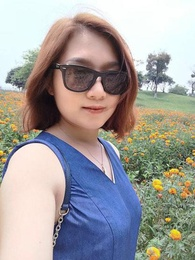
%> input picture dataset1/1803191139-00001033.jpg, 195 x 260 px, shrunk from 600 x 800 before the run
$ octave hair_region_grow.m   (GNU Octave 9; MATLAB toolbox functions it lacks are replaced by stand-ins)
%> lines starting %> are read from the running program, lines starting %| are printed output that depends on the picture; in (x1, y1, x2, y2) boxes, pixels count from 0 and x2, y2 are one past the last pixel; in counts of white or black regions, pixels touching at a corner belong together; the program's own positions count from 1
clc; close all; clear;

% List of image filenames
imgs = ["1803191139-00001033.jpg", "1803242348-00000303.jpg", ...
        "1803290249-00000142.jpg", "1803290100-00000210.jpg", ...
        "1803290249-00000352.jpg"];

% Parameters
hueThreshold = 0.1;
saturationThreshold = 0.3;
valueThreshold = 0.3;

% Define the hair segmentation function
function hairMask = segmentHairRegion(image, seedPoint, hueThreshold, saturationThreshold, valueThreshold)
    % Convert image to HSV color space
    hsvImage = rgb2hsv(image);
    H = hsvImage(:, :, 1);
    S = hsvImage(:, :, 2);
    V = hsvImage(:, :, 3);

    % Initialize mask and queue for region growing
    [rows, cols] = size(H);
    hairMask = false(rows, cols);
    queue = seedPoint;

    % Get seed point color information
    seedHue = H(seedPoint(2), seedPoint(1));
    seedSaturation = S(seedPoint(2), seedPoint(1));
    seedValue = V(seedPoint(2), seedPoint(1));

    % Perform region growing
    while ~isempty(queue)
        % Dequeue a point
        point = queue(1, :);
        queue(1, :) = [];

        x = point(1);
        y = point(2);

        % Check if point is within bounds and not already part of the mask
        if x > 0 && y > 0 && x <= cols && y <= rows && ~hairMask(y, x)
            currentHue = H(y, x);
            currentSaturation = S(y, x);
            currentValue = V(y, x);

            % Handle circular hue distance
            hueDistance = min(abs(currentHue - seedHue), 1 - abs(currentHue - seedHue));

            % Check if color differences are within thresholds
            if hueDistance <= hueThreshold && ...
               abs(currentSaturation - seedSaturation) <= saturationThreshold && ...
               abs(currentValue - seedValue) <= valueThreshold

                hairMask(y, x) = true;

                % Enqueue neighboring pixels
                queue = [queue; x+1, y; x-1, y; x, y+1; x, y-1];
            end
        end
    end
end

% Prepare figure for subplots
numImages = length(imgs);
figure;

for i = 1:numImages
    % Read the current image
    img = imread(imgs(i));
%> img is the input picture: size 260x195x3 uint8; mean R, G, B 162.3, 158.5, 157.2

    % Detect face to determine the seed point
    faceDetector = vision.CascadeObjectDetector;
    bbox = step(faceDetector, img);
%> bbox = [45 38 105 105]

    % Calculate the dynamic seed point based on the face bounding box
    x_center = bbox(1) + bbox(3) / 2; % Horizontal center of the face
%> x_center = 97.5
    y_top = bbox(2) - bbox(4) * 0.2; % A fraction above the top of the bounding box
%> y_top = 17

    % Ensure the seed point is within image bounds
    seedPoint = [max(1, round(x_center)), max(1, round(y_top))];
%> seedPoint = [98 17]

    % Perform hair segmentation
    hairMask = segmentHairRegion(img, seedPoint, hueThreshold, saturationThreshold, valueThreshold);
%> in segmentHairRegion, `hsvImage = rgb2hsv(image);`: hsvImage: size 260x195x3 double; mean H, S, V 0.323, 0.261, 0.712
%> in segmentHairRegion, `H = hsvImage(:, :, 1);`:
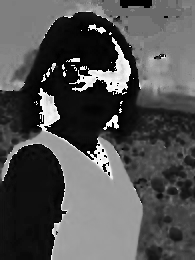
%> H: size 260x195 double; min 0, max 0.996, mean 0.323
%> in segmentHairRegion, `S = hsvImage(:, :, 2);`:
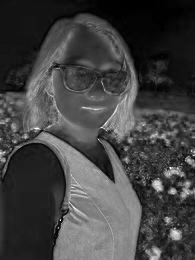
%> S: size 260x195 double; min 0, max 1, mean 0.261
%> in segmentHairRegion, `V = hsvImage(:, :, 3);`:
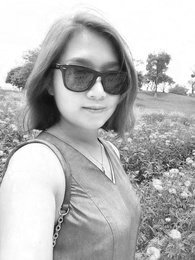
%> V: size 260x195 double; min 0.0353, max 1, mean 0.712
%> in segmentHairRegion, `seedHue = H(seedPoint(2), seedPoint(1));`: seedHue = 0.0652
%> in segmentHairRegion, `seedSaturation = S(seedPoint(2), seedPoint(1));`: seedSaturation = 0.0987
%> in segmentHairRegion, `seedValue = V(seedPoint(2), seedPoint(1));`: seedValue = 0.914
%> the loop in segmentHairRegion, `while ~isempty(queue)` made 10457 passes
%> (x, y, currentHue, currentSaturation, currentValue, hueDistance, queue) on pass 1: (98, 17, 0.0652, 0.0987, 0.914, 0, [99 17; 97 17; 98 18; 98 16])
%> (x, y, currentHue, currentSaturation, currentValue, hueDistance) on passes 2, 3, 4, 5, 6, 8: (99, 17, 0.0526, 0.076, 0.98, 0.0126), (97, 17, 0.0729, 0.14, 0.894, 0.0077), (98, 18, 0.0684, 0.177, 0.863, 0.00316), (98, 16, 0.958, 0.0159, 0.988, 0.107), (100, 17, 0.0278, 0.0482, 0.976, 0.0374), (99, 18, 0.0707, 0.141, 0.918, 0.00549)
%> after the loop in segmentHairRegion, `while ~isempty(queue)`:
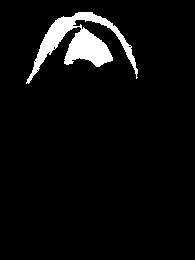
%> hairMask: size 260x195 logical; 5.2% white; 1 white region, box (x1, y1, x2, y2) and area: (26, 12, 138, 84) 2614
%> after the loop in segmentHairRegion, `while ~isempty(queue)`: currentHue = 0.0833; currentSaturation = 0.208; currentValue = 0.604; hueDistance = 0.0181

    % Display the original image and segmented mask
    subplot(2, numImages, i);
    imshow(img);
    hold on;
    plot(seedPoint(1), seedPoint(2), 'r*', 'MarkerSize', 10); % Mark the seed point
    hold off;
    title(sprintf('Original %d', i));

    subplot(2, numImages, numImages + i);
    imshow(hairMask);
    title(sprintf('Hair Mask %d', i));
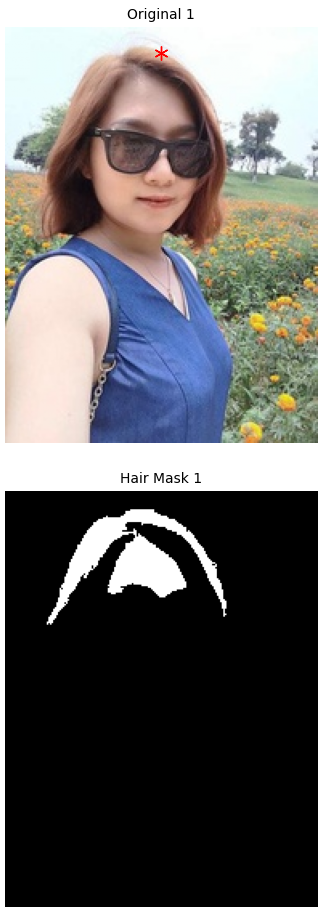
%> figure redrawn from the program's plot data, 2 panels
end
%> pass 2 of the loop `for i = 1:numImages`:
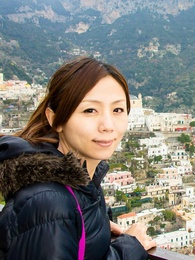
%> input picture dataset1/1803242348-00000303.jpg, 195 x 260 px, shrunk from 600 x 800 before the run
%> img is the input picture: size 260x195x3 uint8; mean R, G, B 120.9, 121.4, 117.7
%> bbox = [72 85 69 69]
%> x_center = 106.5
%> y_top = 71.2
%> seedPoint = [107 71]
%> hsvImage: size 260x195x3 double; mean H, S, V 0.352, 0.322, 0.538
%> seedHue = 0.0256
%> seedSaturation = 0.141
%> seedValue = 0.361
%> the loop in segmentHairRegion (call 2), `while ~isempty(queue)` made 2277 passes
%> (x, y, currentHue, currentSaturation, currentValue, hueDistance, queue) on pass 1: (107, 71, 0.0256, 0.141, 0.361, 0, [108 71; 106 71; 107 72; 107 70])
%> after the loop in segmentHairRegion (call 2), `while ~isempty(queue)`:
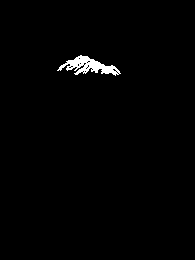
%> hairMask: size 260x195 logical; 1.1% white; 1 white region, box (x1, y1, x2, y2) and area: (57, 55, 121, 76) 569
%> after the loop in segmentHairRegion (call 2), `while ~isempty(queue)`: currentHue = 0.278; currentSaturation = 0.0297; currentValue = 0.396; hueDistance = 0.252
%> `title(sprintf('Hair Mask %d', i));`:
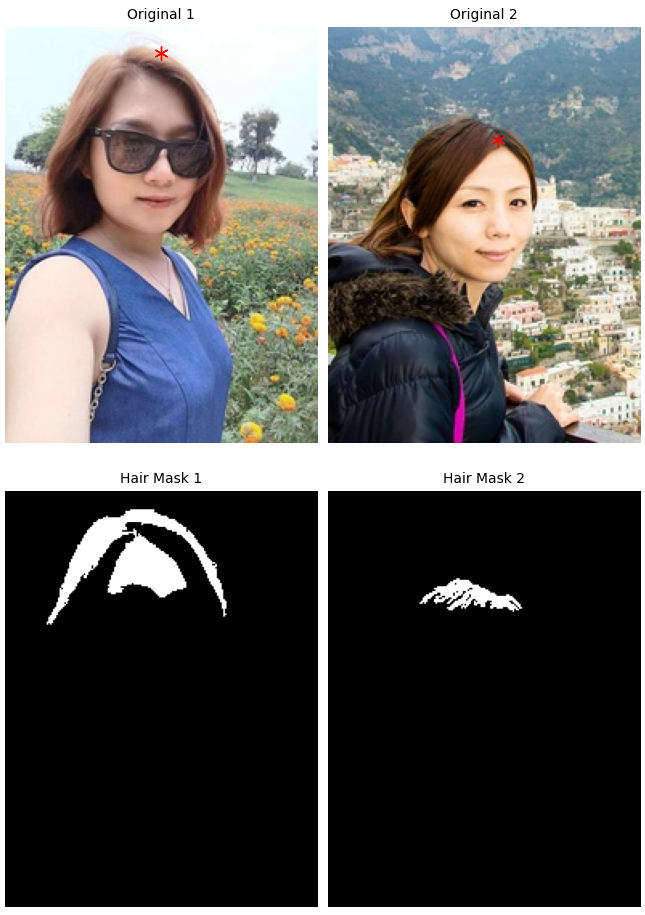
%> figure redrawn from the program's plot data, 4 panels
%> pass 3 of the loop `for i = 1:numImages`:
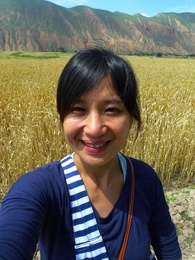
%> input picture dataset1/1803290249-00000142.jpg, 195 x 260 px, shrunk from 600 x 800 before the run
%> img is the input picture: size 260x195x3 uint8; mean R, G, B 107, 104.3, 88.5
%> bbox = [54 80 83 83]
%> x_center = 95.5
%> y_top = 63.4
%> seedPoint = [96 63]
%> hsvImage: size 260x195x3 double; mean H, S, V 0.335, 0.46, 0.489
%> seedHue = 0.533
%> seedSaturation = 0.185
%> seedValue = 0.106
%> the loop in segmentHairRegion (call 3), `while ~isempty(queue)` made 4937 passes
%> (x, y, currentHue, currentSaturation, currentValue, hueDistance, queue) on pass 1: (96, 63, 0.533, 0.185, 0.106, 0, [97 63; 95 63; 96 64; 96 62])
%> after the loop in segmentHairRegion (call 3), `while ~isempty(queue)`:
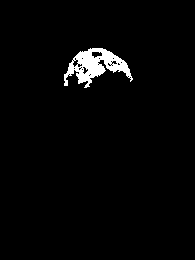
%> hairMask: size 260x195 logical; 2.4% white; 1 white region, box (x1, y1, x2, y2) and area: (64, 48, 133, 88) 1234
%> `title(sprintf('Hair Mask %d', i));`:
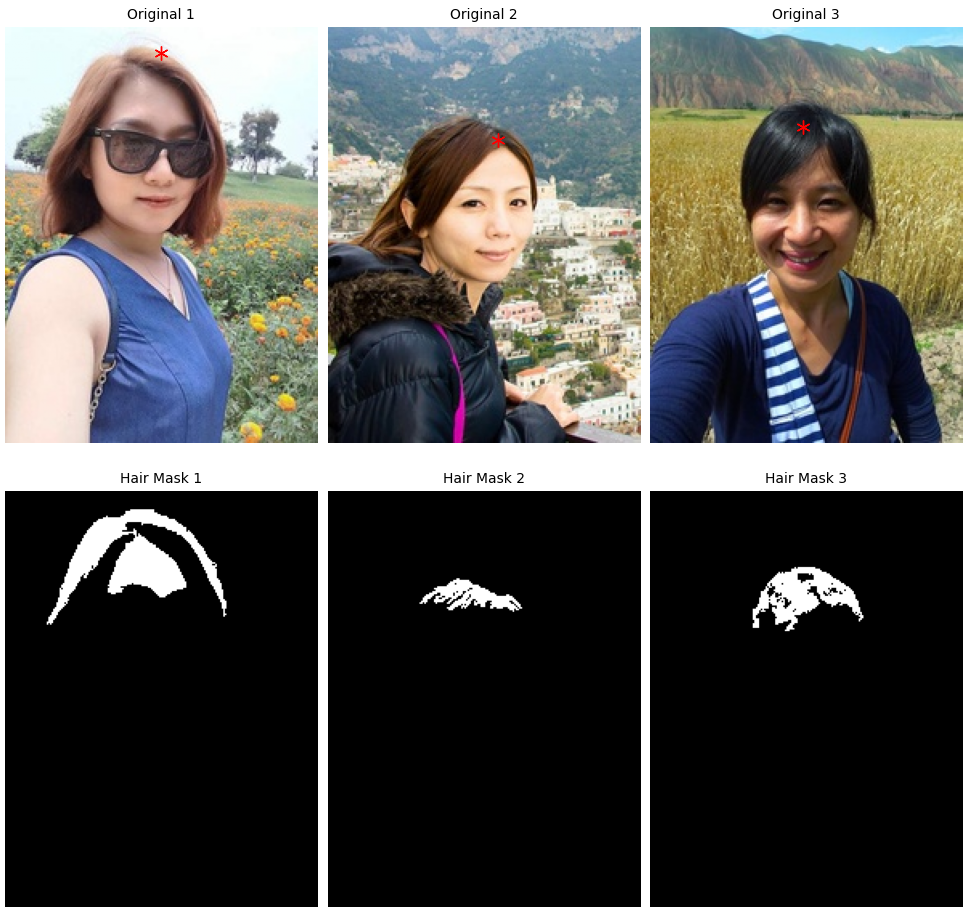
%> figure redrawn from the program's plot data, 6 panels
%> the loop made 5 passes; the first 3 are shown
